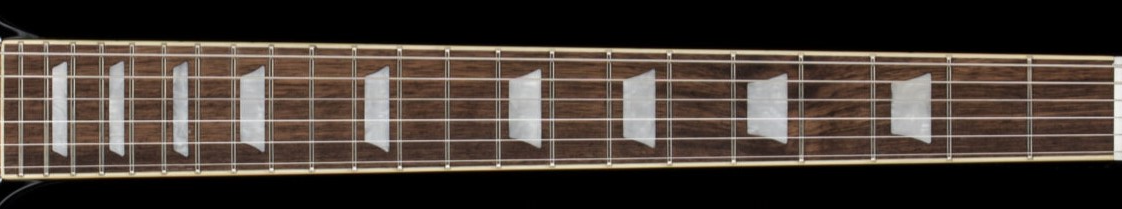
#> input picture test/dataset/template.jpg, 1122 x 209 px
$ python -i fretboard_detection_no_marker.py   (imports and definitions only)   (older library calls are emulated)
#> lines starting #> are read from the running program, lines starting #| are printed output that depends on the picture
import cv2
import numpy as np
from skimage.transform import hough_line, hough_line_peaks
from itertools import combinations
from utils.utils import angle_diff, line_line_intersection, ColorThresholder, prepare_draw_fretboard, prepare_draw_strings, find_features, cost_matrix_for_features, homogeneous_coords_from_houghlines, ransac_find_vanishing_point, project_points_to_line, find_projective_rectification
import matplotlib.pyplot as plt
from template import Template, transform_houghlines, transform_points
from itertools import combinations
from utils.utils import get_screensize, draw_line, cornerpoints_from_line_pair, crop_from_oriented_bounding_box, npprint, find_homography_from_matched_fretlines, ransac_vanishing_point_estimation
from scipy.spatial.distance import cdist
from scipy.optimize import linear_sum_assignment
from sklearn.linear_model import RANSACRegressor, LinearRegression
# from skimage.measure import ransac
from skimage.morphology import skeletonize
from itertools import product
import time
from sklearn import datasets, svm
from utils.utils_debug import VideoBuffer
from skimage.transform import SimilarityTransform
from skimage.measure import ransac
from imutils.object_detection import non_max_suppression
import math
from skimage.draw import line as skimage_line

from scipy.signal import find_peaks
def autocorr(x):
    result = np.correlate(x, x, mode='full')
    return result[result.size//2:]

def kb_from_lineP(lineP):
    return (lineP[1] - lineP[3])/(lineP[0] - lineP[2]), (lineP[0]*lineP[3] - lineP[2]*lineP[1])/(lineP[0] - lineP[2])

# [58 lines left out: functions init_group_points, refine_group_points, merge_group_points, not called in this run]

class HoughBundler:
    def __init__(self,min_distance=5,min_angle=2):
        self.min_distance = min_distance
        self.min_angle = min_angle

    def get_orientation(self, line):
        orientation = math.atan2(abs((line[3] - line[1])), abs((line[2] - line[0])))
        return math.degrees(orientation)

    # [150 lines left out: functions check_is_line_different, distance_point_to_line, get_distance, merge_lines_into_groups, merge_line_segments, process_lines and 2 more, not called in this run]

from copy import copy
from numpy.random import default_rng
rng = default_rng()
class RANSAC:
    # [34 lines left out: functions __init__, fit, not called in this run]

class VanishingLineEstimator:
    # [7 lines left out: function minial_fit, not called in this run]

    def ls_fit(self, L, N):
        return (vanishing_line_from_parallel_lines(L, N), L[0], N[0])

    # [15 lines left out: functions loss, estimate_vanishing_line_from_three_lines, not called in this run]

def houghline_from_kb(slope, intercept):
    return np.array([-intercept/np.sqrt(slope**2 + 1), np.arctan2(-1/np.sqrt(slope**2 + 1), slope/np.sqrt(slope**2 + 1))])

# [206 lines left out: functions construct_KeyLine, createLineIterator, vanishing_line_from_parallel_lines, hough_line_from_two_points, linesP_to_houghlines, get_longest_consecutive_condition_subset and 5 more, not called in this run]

class FretboardDetector():
    def __init__(self) -> None:
        self.counter = 1

        self.screensize = get_screensize()
        # self.colorthresholder = ColorThresholder(self.screensize)

        self.clahe = cv2.createCLAHE(clipLimit=2.0, tileGridSize=(8,8))

        self.is_initialized = False

        self.template = Template()

        self.tracked_marker_positions = None
        self.tracked_fretlines = None
        self.fretline_to_marker_dist = None

        self.oriented_bounding_box = None

        self.marker_areas = None

        self.videoplayback = VideoBuffer()

        self.string_template = cv2.cvtColor(cv2.imread('test\\string_template.png'), cv2.COLOR_BGR2GRAY)
        self.string_template2 = cv2.cvtColor(cv2.imread('test\\string_template_2.png'), cv2.COLOR_BGR2GRAY)

        self.backSub = cv2.createBackgroundSubtractorMOG2()

        # [10 lines of commented-out code are left out]

    # [1027 lines left out: functions preprocess, fingerboard_lines_detection, rotate_fingerboard, find_undistort_transform, locate_fretboard, init_detect and 2 more, not called in this run]

# [38 lines not run here, left out]

>>> import cv2
>>> picture = cv2.imread('../../../test/dataset/template.jpg', cv2.IMREAD_GRAYSCALE)
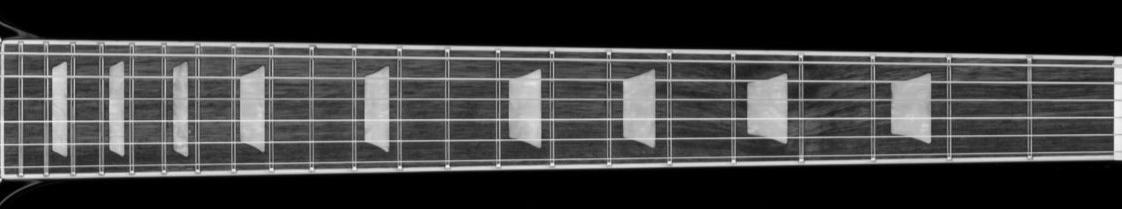
#> picture: shape (209, 1122); min 0, max 248, mean 62.5
#> (the run stopped early here; a loop or call above may not have finished)

$ run again, on test/dataset/2.png
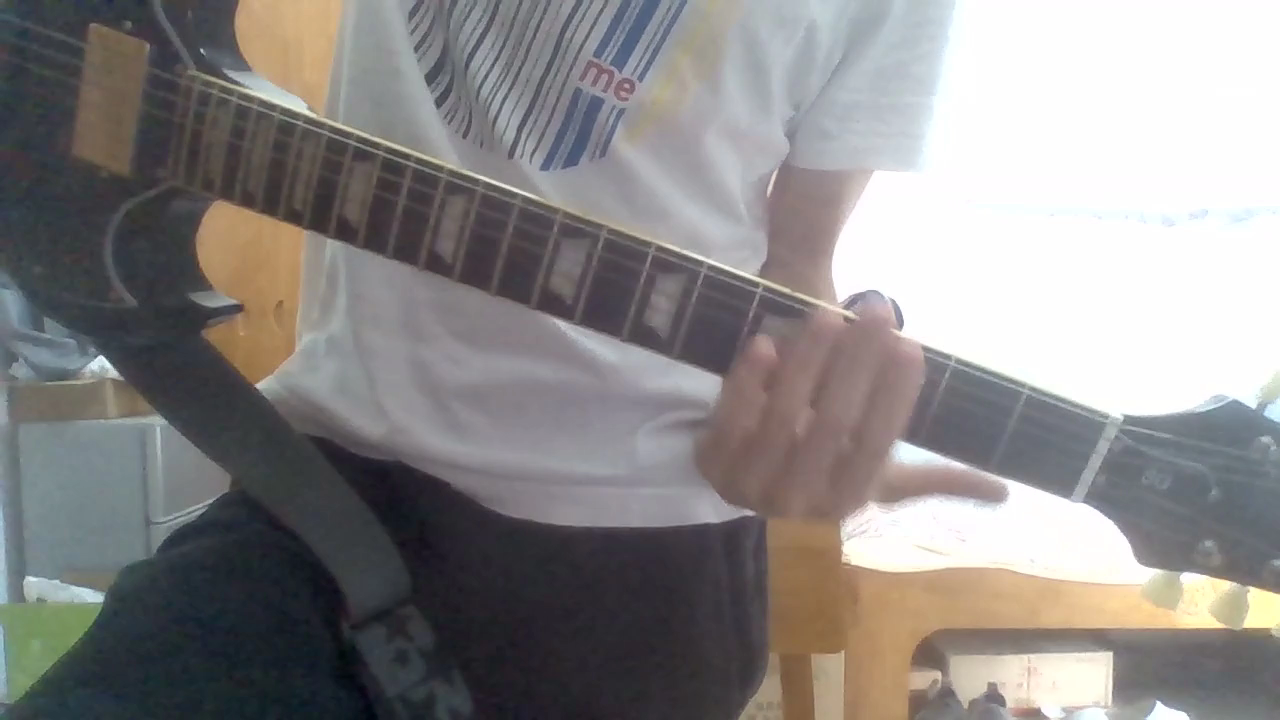
#> input picture test/dataset/2.png, 1280 x 720 px
#> `picture = cv2.imread('../../../test/dataset/template.jpg', cv2.IMREAD_..`:
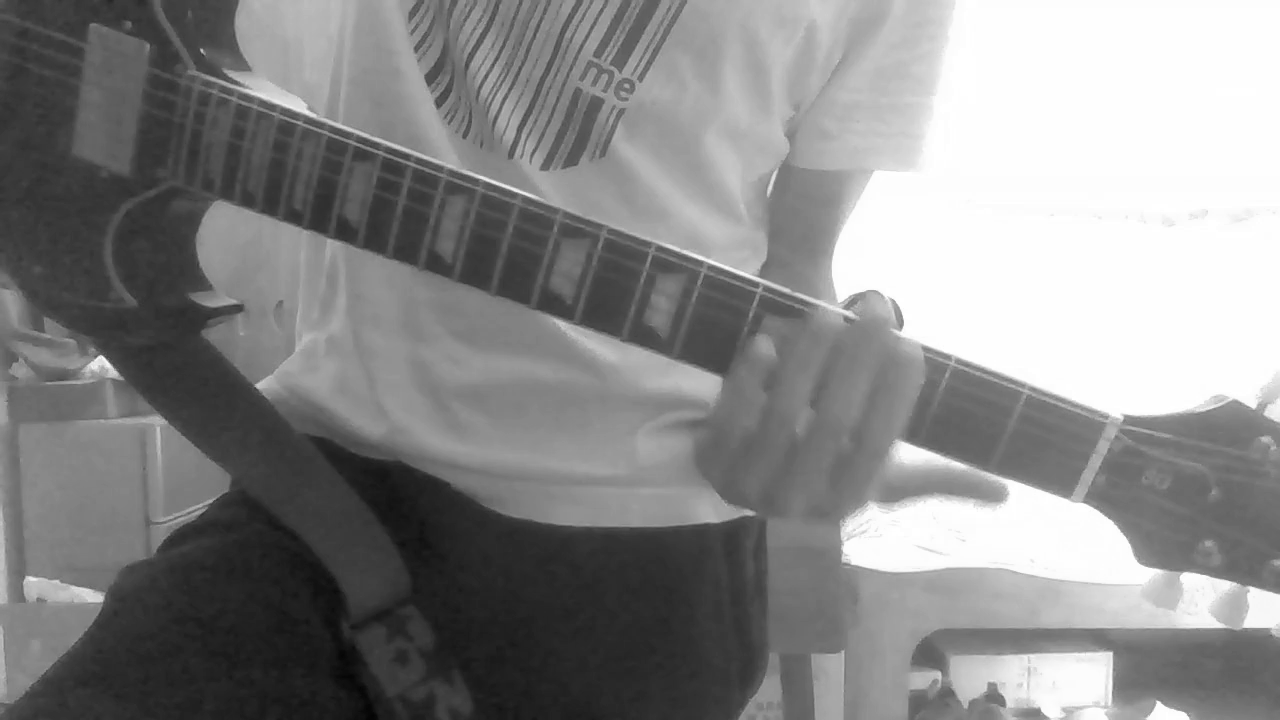
#> picture: shape (720, 1280); min 3, max 255, mean 136.5

$ run again, on test/dataset/3.png
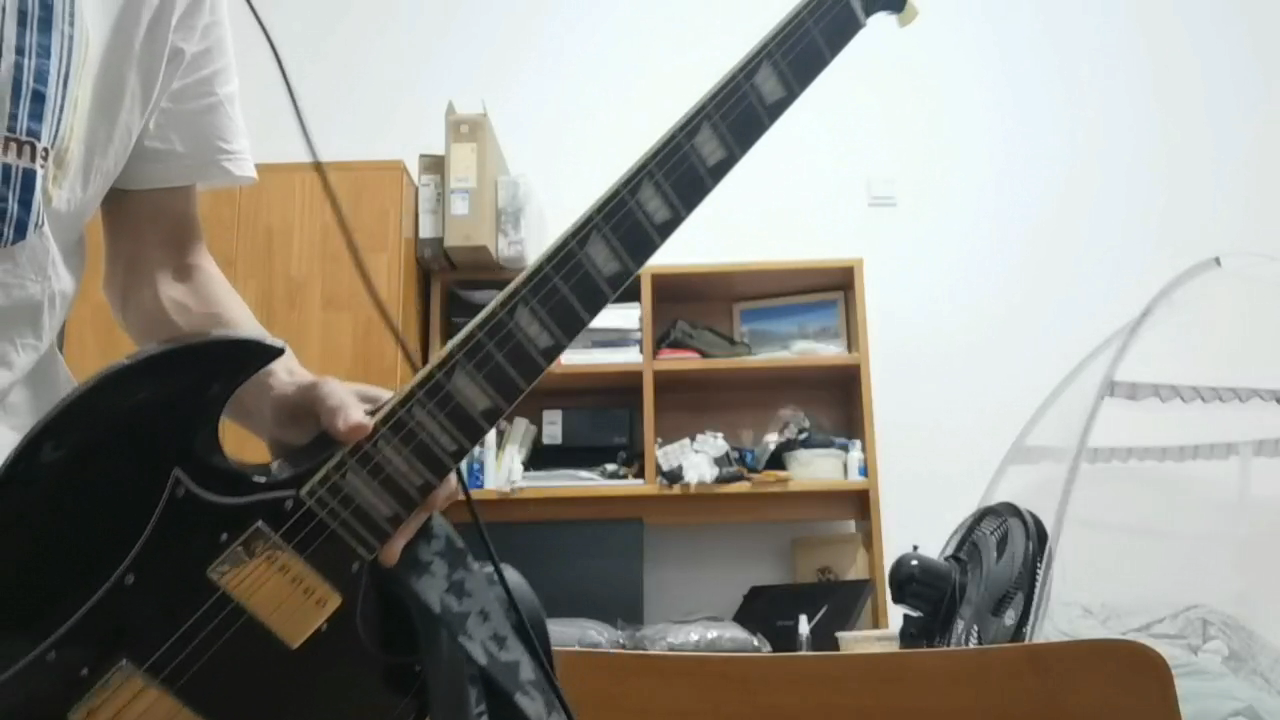
#> input picture test/dataset/3.png, 1280 x 720 px
#> `picture = cv2.imread('../../../test/dataset/template.jpg', cv2.IMREAD_..`:
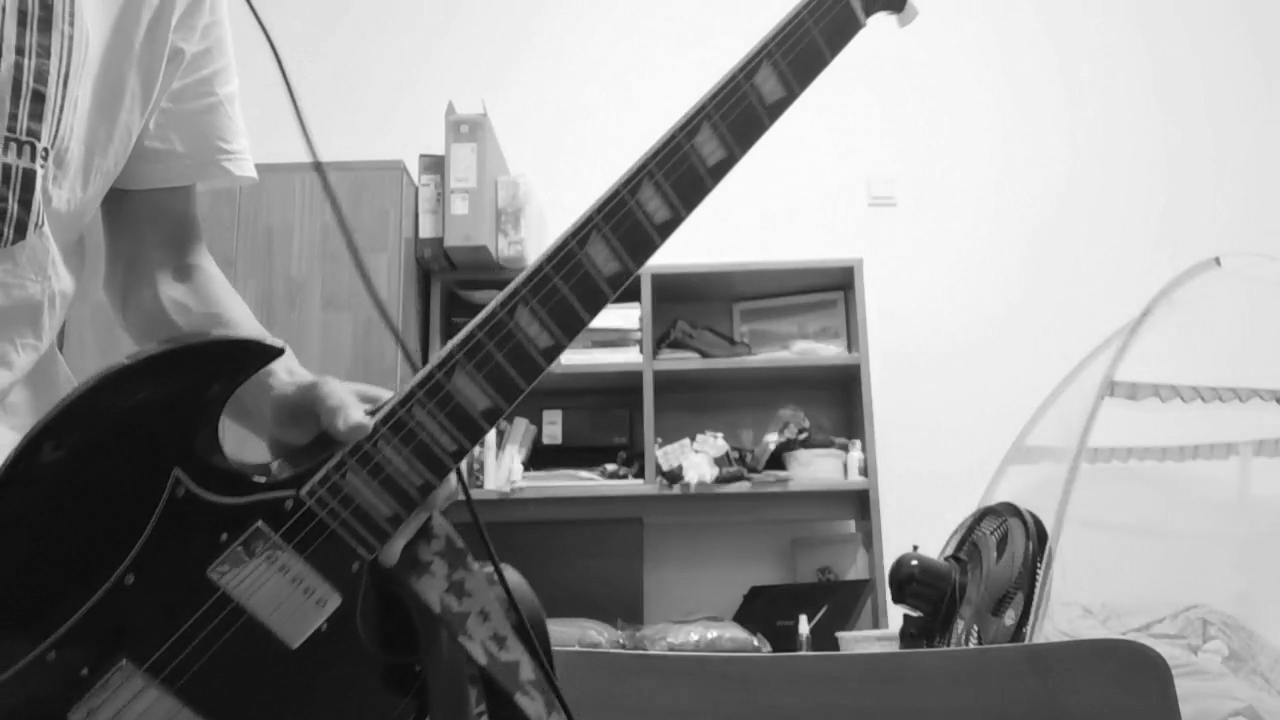
#> picture: shape (720, 1280); min 3, max 255, mean 143.9

$ run again, on test/dataset/4.png
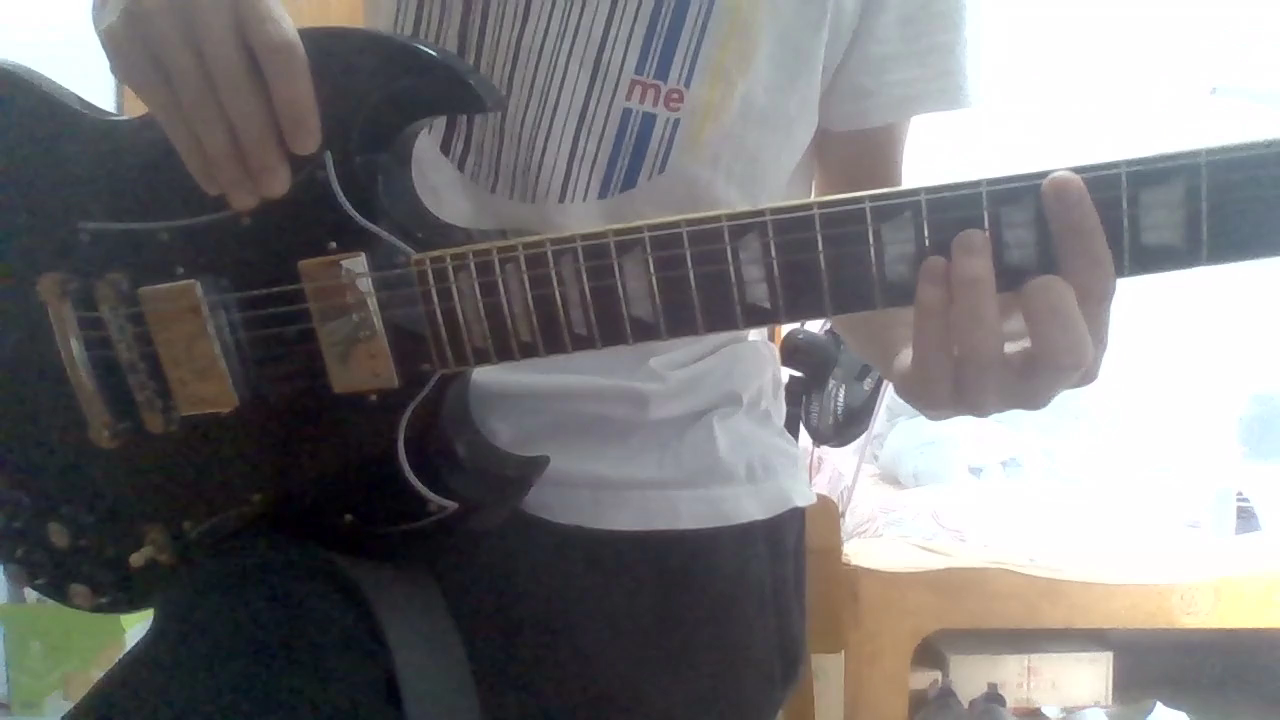
#> input picture test/dataset/4.png, 1280 x 720 px
#> `picture = cv2.imread('../../../test/dataset/template.jpg', cv2.IMREAD_..`:
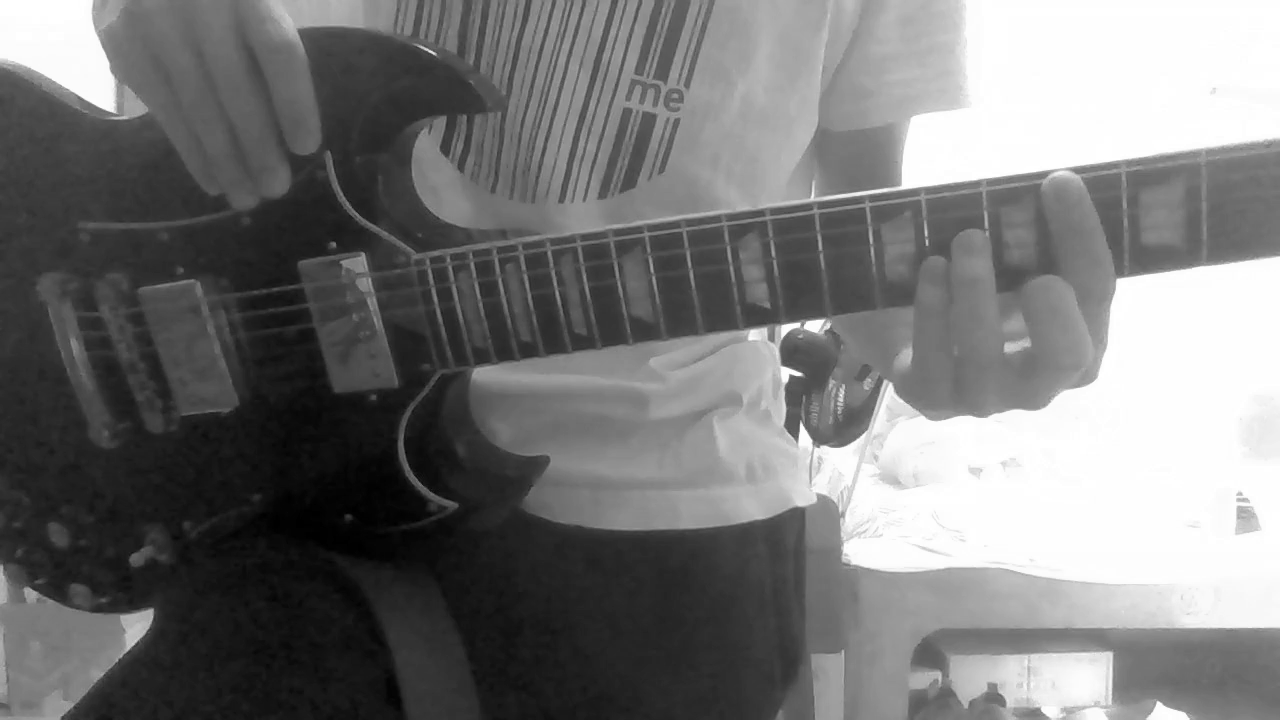
#> picture: shape (720, 1280); min 0, max 255, mean 118.7
